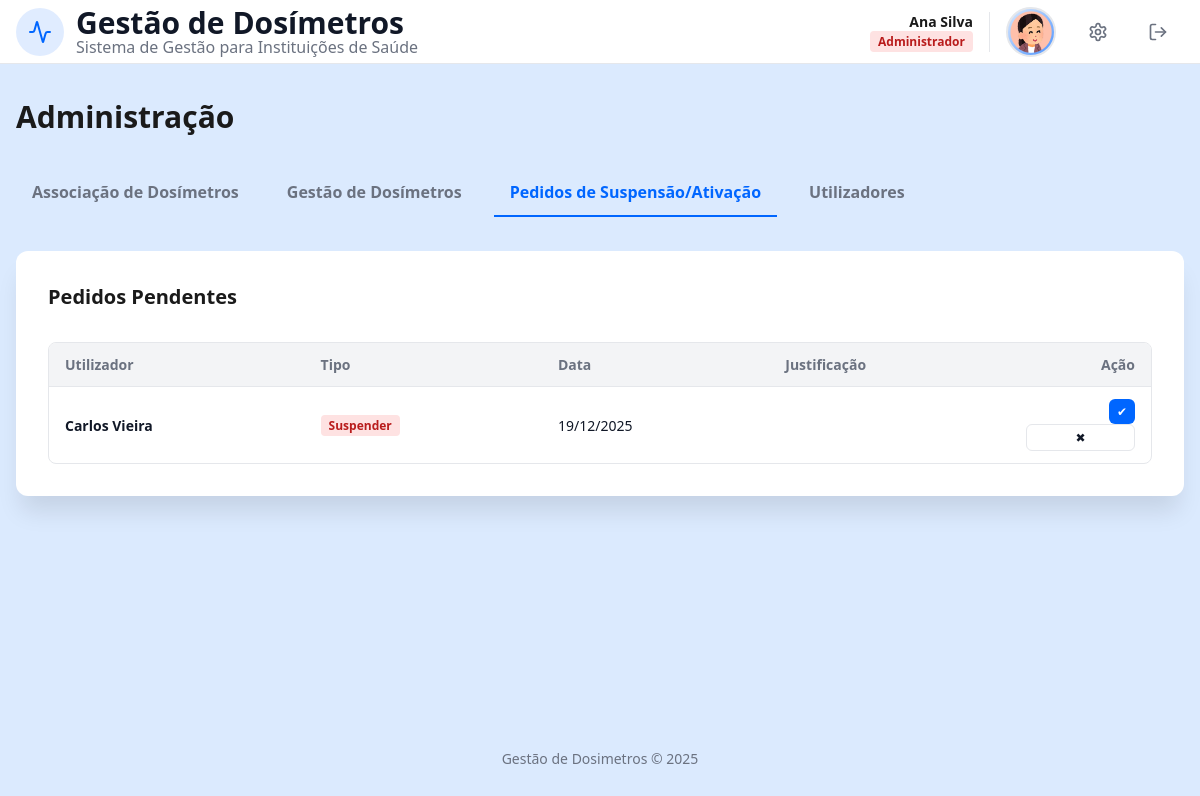
The app's page /admin.php?tab=pedidos (signed in) with its own data.
### tables this page shows
CREATE TABLE ChangeRecord (
    idCR INTEGER PRIMARY KEY AUTOINCREMENT,
    idA INTEGER NOT NULL,
    idUser INTEGER NOT NULL,
    requestType TEXT CHECK(requestType IN ('Suspender','Ativar')) NOT NULL,
    message TEXT NOT NULL,
    requestDate DATETIME NOT NULL,
    status TEXT CHECK(status IN ('Pendente','Concluído')) DEFAULT 'Pendente',

    idAdmin INTEGER,
    decisionDate DATETIME,
    finalStatus TEXT CHECK(finalStatus IN ('Ativo','Suspenso')),

    FOREIGN KEY (idA) REFERENCES ApprovedRequest(idA) ON DELETE CASCADE,
    FOREIGN KEY (idUser) REFERENCES User(idU),
    FOREIGN KEY (idAdmin) REFERENCES User(idU)
);

CREATE TABLE User (
    idU INTEGER PRIMARY KEY AUTOINCREMENT,
    name TEXT NOT NULL,
    surname TEXT NOT NULL, 
    birthDate DATE NOT NULL,
    sex TEXT CHECK(sex IN ('Female', 'Male', 'Other')) NOT NULL,
    email TEXT UNIQUE NOT NULL, 
    password TEXT NOT NULL,
    phoneN TEXT CHECK(phoneN GLOB '+[0-9][0-9][0-9]*'),
    userType TEXT CHECK(userType IN ('Administrador', 'Físico Médico', 'Profissional de Saúde')) NOT NULL,
    userStatus BOOLEAN DEFAULT 1,
    profilePic TEXT DEFAULT 'foto/12225881.png'
);

### database/admin_db.php (called while the page is built, shortened)
<?php
function getPendingChangeRequests($db) {
    $sql = "SELECT CR.*, U.name, U.surname, U.email
            FROM ChangeRecord CR
            JOIN User U ON CR.idUser = U.idU
            WHERE CR.status = 'Pendente' ORDER BY CR.requestDate ASC";
    $stmt = $db->prepare($sql);
    $stmt->execute();
    return $stmt->fetchAll();
}
?>

### templates/admin_views.php (the view, shortened to what this page needs)
<?php
function renderAdminTabs($currentTab) {
    ?>
    <div class="admin-tabs">
        <a href="admin.php?tab=associacao" class="tab-link <?php echo $currentTab === 'associacao' ? 'active' : ''; ?>">Associação de Dosímetros</a>
        <a href="admin.php?tab=gestao" class="tab-link <?php echo $currentTab === 'gestao' ? 'active' : ''; ?>">Gestão de Dosímetros</a>
        <a href="admin.php?tab=pedidos" class="tab-link <?php echo $currentTab === 'pedidos' ? 'active' : ''; ?>">Pedidos de Suspensão/Ativação</a>
        <a href="admin.php?tab=users" class="tab-link <?php echo $currentTab === 'users' ? 'active' : ''; ?>">Utilizadores</a>
    </div>
    <?php
}
    ?>
    <?php
function renderRequestsTab($requests) {
    ?>
    <div class="card">
        <h2 class="titulo-separador mb1">Pedidos Pendentes</h2>
        <?php if (empty($requests)): ?>
             <p class="subtítulo">Não existem pedidos pendentes.</p>
        <?php else: ?>
            <div class="table-container">
                <table class="admin-table">
                    <thead>
                        <tr>
                            <th>Utilizador</th>
                            <th>Tipo</th>
                            <th>Data</th>
                            <th>Justificação</th>
                            <th class="txt-right">Ação</th>
                        </tr>
                    </thead>
                    <tbody>
                    <?php foreach ($requests as $req): ?>
                        <tr>
                            <td><span class="nome-tab"><?php echo htmlspecialchars($req['name'].' '.$req['surname']); ?></span></td>
                            <td>
                                <span class="role-badge <?php echo $req['requestType'] == 'Suspender' ? 'badge-red' : 'badge-green'; ?>">
                                    <?php echo htmlspecialchars($req['requestType']); ?>
                                </span>
                            </td>
                            <td><?php echo date('d/m/Y', strtotime($req['requestDate'])); ?></td>
                            <td class="subtítulo"><?php echo htmlspecialchars($req['justification']); ?></td>
                            <td class="txt-right">
                                <a href="processa_admin.php?action=decide_suspensao&idCR=<?php echo $req['idCR']; ?>&decisao=aprovado" class="btn btn-primary btn-sm">✔</a>
                                <a href="processa_admin.php?action=decide_suspensao&idCR=<?php echo $req['idCR']; ?>&decisao=rejeitado" class="btn btn-cancel btn-sm">✖</a>
                            </td>
                        </tr>
                    <?php endforeach; ?>
                    </tbody>
                </table>
            </div>
        <?php endif; ?>
    </div>
    <?php
}
    ?>

### css/style.css (style rules this page uses)
:root { font-size: 16px; --primary: #0066ff; --primary-light: #4d94ff; --primary-dark: #0052cc; --secondary: #2b9a66; --secondary-light: #4db88a; --white: #ffffff; --foreground: #1a1a1a; --border: #e5e7eb; --input-bg: #f9fafb; --muted: #6b7280; --background: #dbeafe; --background2: #b2cdf0; --bg-body: #f3f4f6; --text-main: #111827; --green-light: #dcfce7; --green:#166534; --green-light2:#bbf7d0; --red-light: #fee2e2; --red:#991b1b; --red-light2:#fecaca; --green2: #15803d; --green3:#16a34a; --badge-blue:#1d4ed8; --badge-purple-background:#f3e8ff; --badge-purple: #7e22ce; --badge-red: #b91c1c; --dosimetro1: #fff7ed; --borda1:#d97706; --dosimetro2:#f0fdf4; }
* { margin: 0;padding: 0;box-sizing: border-box; }
html, body { height: 100%; font-family: "Segoe UI", "Helvetica Neue", Arial, sans-serif; background: var(--background);color: var(--foreground); }
:where(p, h1, h2, button) { overflow-wrap: anywhere; word-break: break-word; }
a { text-decoration: none; }
.titulo-separador { font-size:1.25rem; font-weight:600; }
.txt-right { text-align:right; }
.nome-tab { font-weight:600; color:var(--text-main); }
.mb1 { margin-bottom: 1rem; }
.btn { display: inline-flex; align-items: center; justify-content: center; padding: 10px 16px; font-size: 14px;font-weight: 500; border: none; border-radius: 6px; cursor: pointer; transition: all 0.2s ease; text-decoration: none; gap: 6px; }
.btn-primary { background: var(--primary);color: var(--white); }
.btn-cancel { background-color: var(--white); border: 1px solid var(--border); color: var(--text-main); text-decoration:none; display:flex; align-items:center; }
.card, .card1, .modal-box { background-color: var(--white); border-radius: 0.75rem; display: flex; flex-direction: column; }
.card { box-shadow: 0 20px 25px -5px rgba(0, 0, 0, 0.1); padding: 2rem; gap: 1rem; }
.subtítulo { font-size: 1rem; color: var(--muted); }
.badge-red { background-color: var(--red-light); color: var(--badge-red); }
.role-badge, .etiqueta { font-size: 0.75rem; padding: 2px 8px; border-radius: 4px; font-weight: 600; display: inline-block; }
.admin-tabs { display: flex; gap: 1rem; margin-bottom: 2rem; overflow-x: auto; padding-bottom: 2px; }
.tab-link { padding: 0.75rem 1rem; color: var(--muted); text-decoration: none; font-size: 1rem; font-weight: 600; border-bottom: 2px solid transparent; transition: all 0.2s; white-space: nowrap; }
.tab-link.active { color: var(--primary); border-bottom-color: var(--primary); }
.table-container { width: 100%; overflow-x: auto; border: 1px solid var(--border); border-radius: 0.5rem; background-color: var(--white); }
.admin-table { width: 100%; border-collapse: collapse; font-size: 0.875rem; text-align: left; }
.admin-table th { background-color: var(--bg-body); padding: 0.75rem 1rem; font-weight: 600; color: var(--muted);border-bottom: 1px solid var(--border); }
.admin-table td { padding: 0.75rem 1rem; border-bottom: 1px solid var(--border); color: var(--text-main); }
.admin-table tr:last-child td { border-bottom: none; }
.btn-sm { padding: 4px 8px; font-size: 0.75rem; }

### records on screen
changerecord: idUser.surname "Carlos Vieira", requestType "Suspender", requestDate "19/12/2025"

### other values on screen
$userName . ' ' . $userSurname "Ana Silva"
$roleLabel "Administrador"
